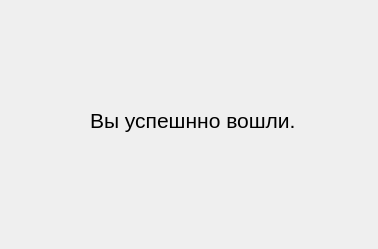
<?xml version="1.0" encoding="UTF-8"?>
<ui version="4.0">
 <class>Dialog</class>
 <widget class="QDialog" name="Dialog">
  <property name="geometry">
   <rect>
    <x>0</x>
    <y>0</y>
    <width>378</width>
    <height>249</height>
   </rect>
  </property>
  <property name="windowTitle">
   <string>Dialog</string>
  </property>
  <widget class="QLabel" name="label_2">
   <property name="geometry">
    <rect>
     <x>90</x>
     <y>70</y>
     <width>211</width>
     <height>101</height>
    </rect>
   </property>
   <property name="font">
    <font>
     <pointsize>16</pointsize>
     <weight>50</weight>
     <bold>false</bold>
    </font>
   </property>
   <property name="text">
    <string>Вы успешнно вошли.</string>
   </property>
  </widget>
 </widget>
 <resources/>
 <connections/>
</ui>
